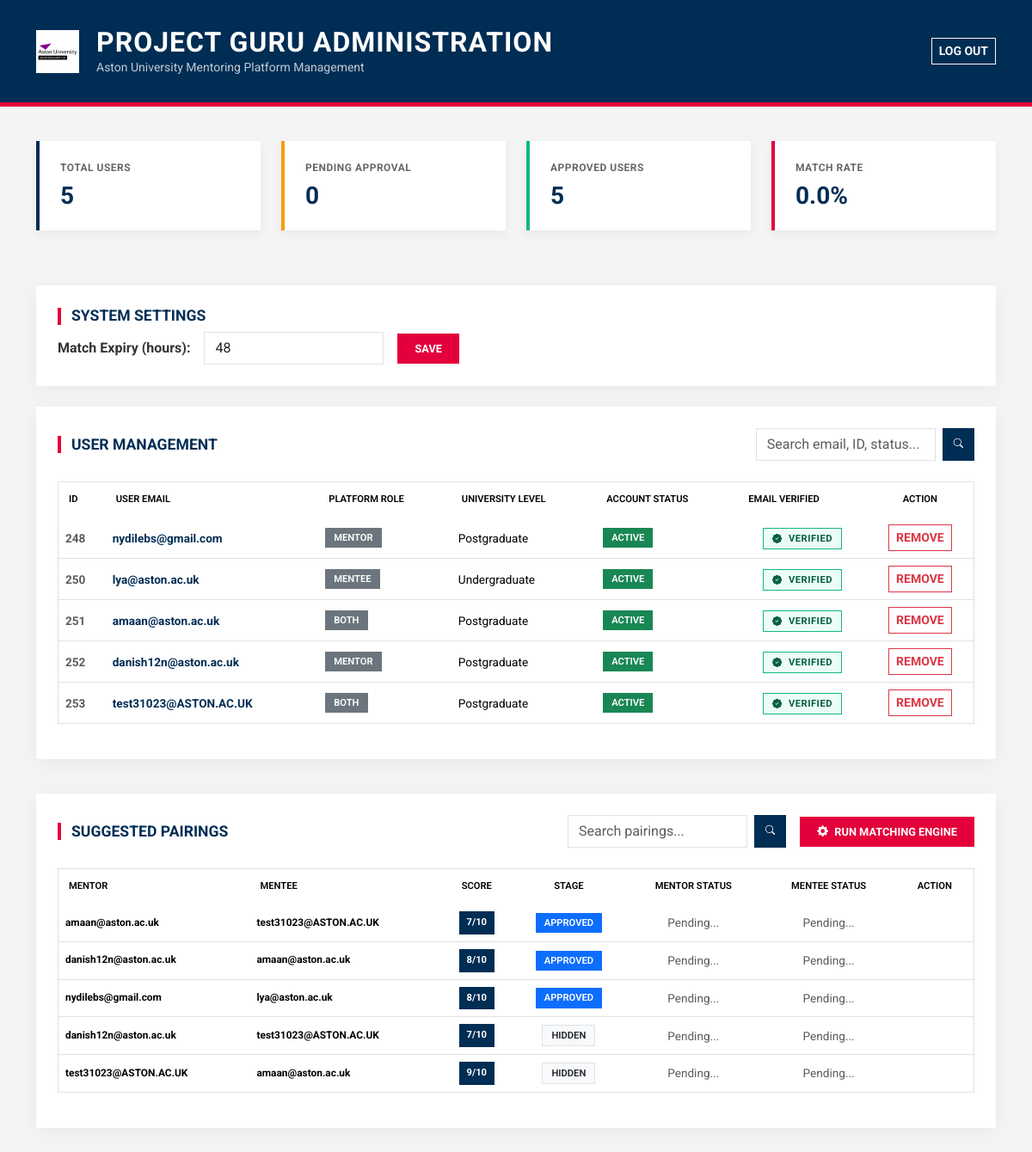
Before: /admin (signed in) with the older database file.
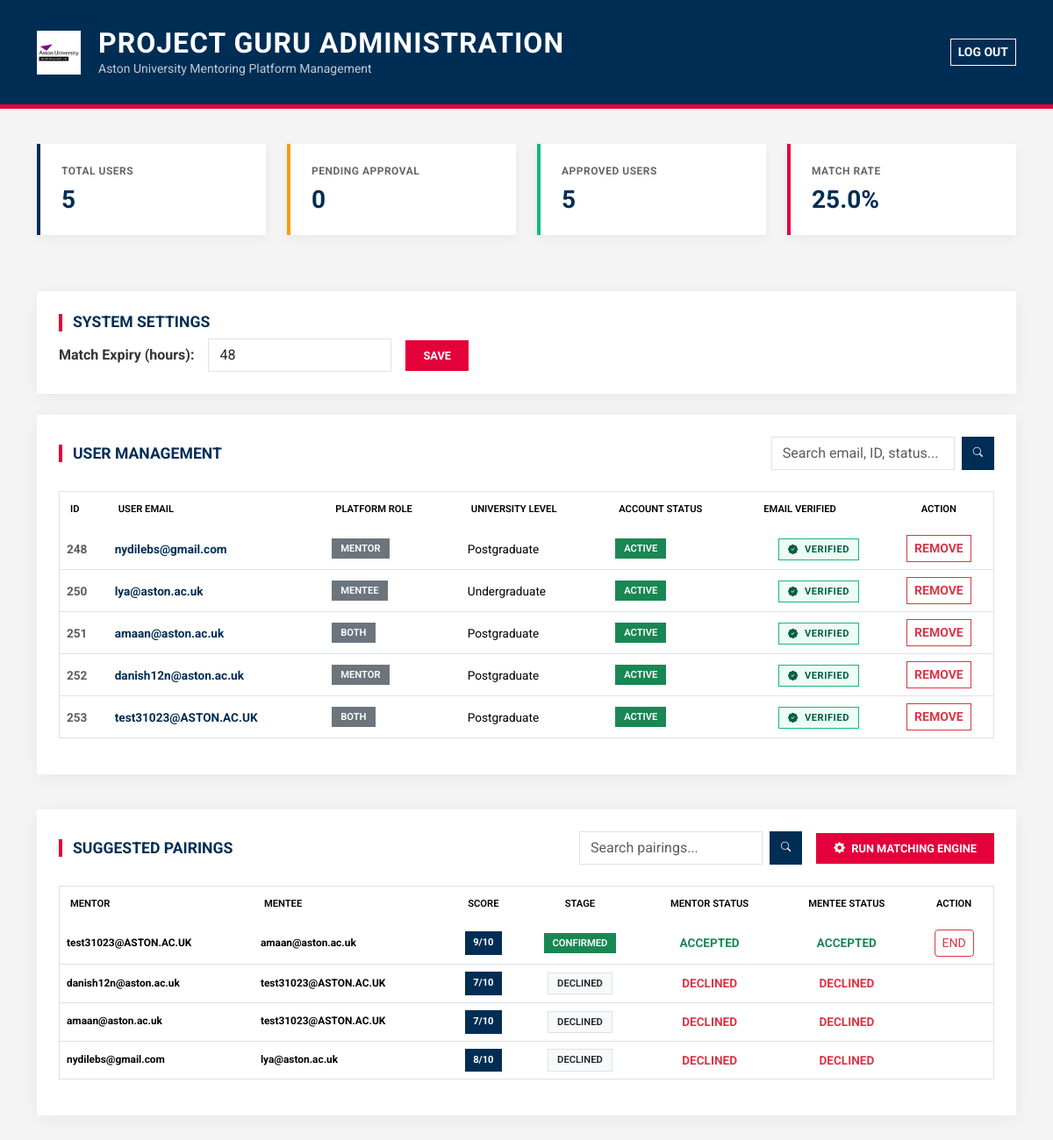
After: the same page with the newer database file.
### tables this page shows
CREATE TABLE users (
    id INTEGER PRIMARY KEY AUTOINCREMENT,
    email TEXT UNIQUE,
    password TEXT,
    role TEXT,
    level TEXT,
    experience TEXT,
    domain TEXT,
    availability TEXT,
    location TEXT,
    status TEXT
, verification_code TEXT, is_verified INTEGER DEFAULT 0, reset_code TEXT);

CREATE TABLE matches (
    id INTEGER PRIMARY KEY AUTOINCREMENT,
    mentor_id INTEGER,
    mentee_id INTEGER,
    score INTEGER,
    reason TEXT,
    status TEXT DEFAULT 'pending',
    mentor_response TEXT DEFAULT 'pending',
    mentee_response TEXT DEFAULT 'pending'
, created_at TEXT);

### app.py (the view)
@app.route("/admin")
def admin():
    if not session.get("admin_logged_in"):
        return redirect("/admin_login")
    conn = get_db()
    search = request.args.get("search", "").strip()
    if search:
        users = conn.execute("""
            SELECT u.*,
                   COALESCE(q.help_areas, 'Not filled') AS help_areas
            FROM users u
            LEFT JOIN questionnaires q ON u.id = q.user_id
            WHERE
                u.email LIKE ?
                OR u.id LIKE ?
                OR u.status LIKE ?
                OR u.is_verified LIKE ?
        """, (
            f"%{search}%",
            f"%{search}%",
            f"%{search}%",
            f"%{search}%"
        )).fetchall()
    else:
        users = conn.execute("""
            SELECT u.*,
                   COALESCE(q.help_areas, 'Not filled') AS help_areas
            FROM users u
            LEFT JOIN questionnaires q ON u.id = q.user_id
        """).fetchall()
    match_search = request.args.get("match_search", "").strip()
    if match_search:
        matches = conn.execute("""
            SELECT m.*,
                   u1.email AS mentor_email,
                   u2.email AS mentee_email
            FROM matches m

            JOIN users u1 ON m.mentor_id = u1.id
            JOIN users u2 ON m.mentee_id = u2.id

            WHERE
                u1.email LIKE ?
                OR u2.email LIKE ?

            ORDER BY
                CASE WHEN m.status = 'final' THEN 0 ELSE 1 END,
                m.created_at DESC
        """, (
            f"%{match_search}%",
            f"%{match_search}%"
        )).fetchall()
    else:
        matches = conn.execute("""
            SELECT m.*,
                   u1.email AS mentor_email,
                   u2.email AS mentee_email
            FROM matches m

            JOIN users u1 ON m.mentor_id = u1.id
            JOIN users u2 ON m.mentee_id = u2.id

            ORDER BY
                CASE WHEN m.status = 'final' THEN 0 ELSE 1 END,
                m.created_at DESC
        """).fetchall()
    total_users = conn.execute(
        "SELECT COUNT(*) FROM users"
    ).fetchone()[0]
    pending_users = conn.execute(
        "SELECT COUNT(*) FROM users WHERE status='pending'"
    ).fetchone()[0]
    approved_users = conn.execute(
        "SELECT COUNT(*) FROM users WHERE status='accepted'"
    ).fetchone()[0]
    total_matches = conn.execute(
        "SELECT COUNT(*) FROM matches"
    ).fetchone()[0]
    final_matches = conn.execute(
        "SELECT COUNT(*) FROM matches WHERE status='final'"
    ).fetchone()[0]
    success_rate = 0
    if total_matches > 0:
        success_rate = round((final_matches / total_matches) * 100, 2)
    conn.close()
    return render_template(
        "admin.html",
        users=users,
        matches=matches,
        total_users=total_users,
        pending_users=pending_users,
        approved_users=approved_users,
        success_rate=success_rate,
        search=search,
        match_search=match_search
    )

### app.py (called while the page is built)
def get_db():
    conn = sqlite3.connect("database.db", timeout=30)
    conn.row_factory = sqlite3.Row
    return conn

### templates/admin.html (shortened to what this page needs)
<!DOCTYPE html>
<html lang="en">
<head>
    <link href="https://cdn.jsdelivr.net/npm/bootstrap@5.3.2/dist/css/bootstrap.min.css" rel="stylesheet">
    <link rel="stylesheet" href="https://cdn.jsdelivr.net/npm/bootstrap-icons@1.11.3/font/bootstrap-icons.min.css">
</head>
<body>
<header class="admin-header">
    <div class="container d-flex justify-content-between align-items-center">
        <div class="d-flex align-items-center">
            <img src="{{ url_for('static', filename='aston_logo.png') }}" alt="Aston Logo" class="admin-logo">
            <div>
                <h2>Project GURU Administration</h2>
                <p class="mb-0 opacity-75 small">Aston University Mentoring Platform Management</p>
            </div>
        </div>
        <a href="/admin_logout" class="btn btn-outline-light btn-sm rounded-0 fw-bold">LOG OUT</a>
    </div>
</header>
<div class="container">
    <div class="row mb-5">
        <div class="col-md-3 mb-3">
            <div class="card stat-card p-4">
                <h6>Total Users</h6>
                <h3>{{ total_users }}</h3>
            </div>
        </div>
        <div class="col-md-3 mb-3">
            <div class="card stat-card p-4" style="border-left-color: #f59e0b;">
                <h6>Pending Approval</h6>
                <h3>{{ pending_users }}</h3>
            </div>
        </div>
        <div class="col-md-3 mb-3">
            <div class="card stat-card p-4" style="border-left-color: #10b981;">
                <h6>Approved Users</h6>
                <h3>{{ approved_users }}</h3>
            </div>
        </div>
        <div class="col-md-3 mb-3">
            <div class="card stat-card p-4" style="border-left-color: var(--aston-red);">
                <h6>Match Rate</h6>
                <h3>{{ success_rate }}%</h3>
            </div>
        </div>
    </div>
    <div class="section-container mb-4">
        <h4 class="section-title">System Settings</h4>
        <form action="/update_expiry" method="POST" class="d-flex align-items-center gap-3">
            <label class="fw-bold mb-0">Match Expiry (hours):</label>
            <input type="number" name="hours" min="1" value="48" class="form-control w-auto" required>
            <button class="btn btn-aston-red">Save</button>
        </form>
    </div>
    <div class="section-container">
        <div class="d-flex justify-content-between align-items-center mb-4">
            <h4 class="section-title mb-0">User Management</h4>
            <form method="GET" action="/admin" class="d-flex" style="max-width: 350px;">
                <input type="text" name="search" value="{{ search or '' }}" class="form-control" placeholder="Search email, ID, status...">
                <button class="btn btn-aston-navy ms-2"><i class="bi bi-search"></i></button>
            </form>
        </div>
        <div class="table-responsive">
            <table class="table table-hover border">
                <thead>
                    <tr>
                        <th>ID</th>
                        <th>User Email</th>
                        <th>Platform Role</th>
                        <th>University Level</th>
                        <th>Account Status</th>
                        <th>Email Verified</th>
                        <th class="text-center">Action</th>
                    </tr>
                </thead>
                <tbody>
                    {% for user in users %}
                    <tr class="{% if user.status|lower == 'pending' %}bg-pending{% endif %}">
                        <td class="fw-bold text-muted">{{ user.id }}</td>
                        <td><a href="/user_profile/{{ user.id }}" class="text-decoration-none fw-bold" style="color: var(--aston-navy);">{{ user.email }}</a></td>
                        <td><span class="badge bg-secondary">{{ user.role }}</span></td>
                        <td class="text-capitalize">{{ user.level|replace('_', ' ') if user.level else 'N/A' }}</td>
                        <td>
                            {% if user.status|lower == "accepted" %}
                                <span class="badge bg-success">Active</span>
                            {% elif user.status|lower == "pending" %}
                                <span class="badge bg-warning text-dark">Awaiting Approval</span>
                            {% else %}
                                <span class="badge bg-dark">{{ user.status }}</span>
                            {% endif %}
                        </td>
                        <td class="text-center">
                            {% if user.is_verified == 1 %}
                                <span class="badge-status badge-verified"><i class="bi bi-patch-check-fill me-1"></i> Verified</span>
                            {% else %}
                                <span class="badge-status badge-unverified"><i class="bi bi-exclamation-octagon-fill me-1"></i> Unverified</span>
                            {% endif %}
                        </td>
                        <td class="text-center">
                            <div class="btn-group">
                                <a href="/remove_user/{{ user.id }}" class="btn btn-outline-danger btn-sm rounded-0 fw-bold" onclick="return confirm('Permanently remove this user?');">REMOVE</a>
                            </div>
                        </td>
                    </tr>
                    {% endfor %}
                </tbody>
            </table>
        </div>
    </div>
    <div class="section-container">
        <div class="d-flex justify-content-between align-items-center mb-4">
            <h4 class="section-title mb-0">Suggested Pairings</h4>
            <div class="d-flex align-items-center gap-3">
                <form method="GET" action="/admin" class="d-flex" style="max-width: 300px;">
                    <input type="text" name="match_search" value="{{ match_search or '' }}" class="form-control" placeholder="Search pairings...">
                    <button class="btn btn-aston-navy ms-2"><i class="bi bi-search"></i></button>
                </form>
                <a href="/generate_matches" class="btn btn-aston-red">
                    <i class="bi bi-gear-fill me-1"></i> RUN MATCHING ENGINE
                </a>
            </div>
        </div>
        <div class="table-responsive">
            <table class="table table-hover border">
                <thead>
                    <tr>
                        <th>Mentor</th>
                        <th>Mentee</th>
                        <th class="text-center">Score</th>
                        <th class="text-center">Stage</th>
                        <th class="text-center">Mentor Status</th>
                        <th class="text-center">Mentee Status</th>
                        <th class="text-center">Action</th>
                    </tr>
                </thead>
                <tbody>
                    {% for m in matches %}
                    <tr>
                        <td class="small fw-bold">{{ m.mentor_email }}</td>
                        <td class="small fw-bold">{{ m.mentee_email }}</td>
                        <td class="text-center">
                            <a href="/match_details/{{ m.id }}" class="btn btn-aston-navy btn-sm">
                                {{ m.score }}/10
                            </a>
                        </td>
                        <td class="text-center">
                            {% if m.status == "final" %}
                                <span class="badge bg-success">Confirmed</span>
                            {% elif m.status == "approved" %}
                                <span class="badge bg-primary">Approved</span>
                            {% else %}
                                <span class="badge bg-light text-dark border">{{ m.status }}</span>
                            {% endif %}
                        </td>
                        <td class="text-center">
                            {% if m.mentor_response|lower == "accepted" %}
                                <a href="/feedback_history/{{ m.id }}/mentor"
                                   class="text-success fw-bold text-decoration-none">
                                   ACCEPTED
                                </a>
                            {% elif m.mentor_response|lower == "declined" %}
                                <span class="text-danger fw-bold">DECLINED</span>
                            {% else %}
                                <span class="text-muted">Pending...</span>
                            {% endif %}
                        </td>
                        <td class="text-center">
                            {% if m.mentee_response|lower == "accepted" %}
                                <a href="/feedback_history/{{ m.id }}/mentee"
                                   class="text-success fw-bold text-decoration-none">
                                   ACCEPTED
                                </a>
                            {% elif m.mentee_response|lower == "declined" %}
                                <span class="text-danger fw-bold">DECLINED</span>
                            {% else %}
                                <span class="text-muted">Pending...</span>
                            {% endif %}
                        </td>
                        <td class="text-center">
                            <div class="btn-group">
                                {% if m.status == "pending" %}
                                    <a href="/approve_match/{{ m.id }}" class="btn btn-success btn-sm">OK</a>
                                    <a href="/cancel_match/{{ m.id }}" class="btn btn-danger btn-sm"
                                       onclick="return confirm('Cancel suggestion?');">VOID</a>
                                {% elif m.status == "final" %}
                                    <a href="/cancel_match/{{ m.id }}" class="btn btn-outline-danger btn-sm">END</a>
                                {% endif %}
                            </div>
                        </td>
                    </tr>
                    {% endfor %}
                </tbody>
            </table>
        </div>
    </div>
</div>
</body>
</html>

### templates/admin.html (style rules this page uses)
:root { --aston-navy: #002d54; --aston-red: #e4003a; --aston-grey: #f4f4f4; --aston-dark-grey: #333333; }
body { background-color: var(--aston-grey); font-family: 'Roboto', Arial, sans-serif; color: var(--aston-dark-grey); }
.admin-header { background-color: var(--aston-navy); color: white; padding: 30px 0; border-bottom: 5px solid var(--aston-red); margin-bottom: 40px; }
.admin-header h2 { font-weight: 700; text-transform: uppercase; letter-spacing: 1px; margin: 0; }
.admin-logo { height: 50px; width: auto; margin-right: 20px; }
.stat-card { border: none; border-radius: 0; border-left: 4px solid var(--aston-navy); box-shadow: 0 4px 12px rgba(0,0,0,0.05); transition: transform 0.2s; }
.stat-card h6 { color: #666; text-transform: uppercase; font-size: 0.75rem; font-weight: 700; letter-spacing: 0.5px; }
.stat-card h3 { color: var(--aston-navy); font-weight: 700; margin: 0; }
.section-container { background: white; padding: 25px; box-shadow: 0 4px 20px rgba(0,0,0,0.05); margin-bottom: 40px; }
.section-title { color: var(--aston-navy); font-weight: 700; text-transform: uppercase; font-size: 1.1rem; display: flex; align-items: center; }
.section-title::before { content: ""; display: inline-block; width: 4px; height: 20px; background: var(--aston-red); margin-right: 12px; }
.table { font-size: 0.85rem; vertical-align: middle; }
.table thead { background-color: var(--aston-navy); color: white; }
.table thead th { font-weight: 600; text-transform: uppercase; font-size: 0.7rem; padding: 12px; border: none; }
.badge-status { border-radius: 0; font-weight: 700; text-transform: uppercase; font-size: 0.7rem; padding: 5px 10px; letter-spacing: 0.5px; border: 1px solid transparent; }
.badge-verified { background-color: #ecfdf5; color: #065f46; border-color: #10b981; }
.btn-aston-red { background-color: var(--aston-red); color: white; border: none; border-radius: 0; font-weight: 700; text-transform: uppercase; font-size: 0.8rem; padding: 8px 20px; }
.btn-aston-navy { background-color: var(--aston-navy); color: white; border-radius: 0; font-weight: 700; text-transform: uppercase; font-size: 0.7rem; }
.badge { border-radius: 0; font-weight: 600; padding: 6px 10px; text-transform: uppercase; font-size: 0.7rem; }
.form-control { border-radius: 0; }

Changed rows visible on the page:
removed matches: mentor_email "danish12n@aston.ac.uk", mentee_email "amaan@aston.ac.uk", score "8", status "APPROVED", mentor_response "Pending...", mentee_response "Pending..."
changed matches (number 1 of 4 on the later page): status "HIDDEN" → (not shown); now shows "CONFIRMED END"; mentor_response "Pending..." → "ACCEPTED"; mentee_response "Pending..." → "ACCEPTED"; moves up the list
changed matches "danish12n@aston.ac.uk": status "HIDDEN" → "DECLINED"; mentor_response "Pending..." → "DECLINED"; mentee_response "Pending..." → "DECLINED"; moves up the list
changed matches (number 3 of 4 on the later page): status (not shown) → "DECLINED"; mentor_response "Pending..." → "DECLINED"; mentee_response "Pending..." → "DECLINED"; no longer shows "APPROVED"
changed matches "nydilebs@gmail.com": status (not shown) → "DECLINED"; mentor_response "Pending..." → "DECLINED"; mentee_response "Pending..." → "DECLINED"; no longer shows "APPROVED"
Other visible differences:
{{ success_rate }}: "0.0" → "25.0"
